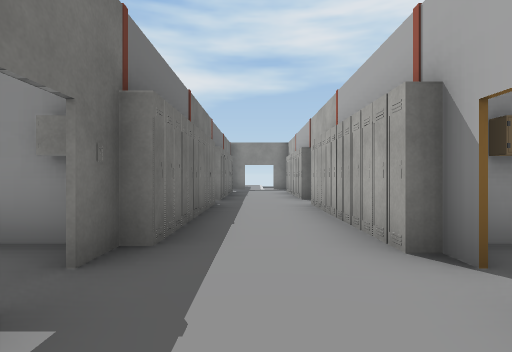
[1] (above)

24 first-person views from a walk through a scene from a Unity 3-D project. The camera is 1.2 m above the floor, looks level and sees 80° across. The floor is counted in squares, 2 m on a side. Each view is taken from the middle of a square. On the plan, view 1 faces up. The plan holds only what a view shows up to about 9 squares ahead; the rest is blank. The place goes on beyond the plan. Some animated figures are left out. Door leaves are left out, so doorways stand open. Some surface patterns are stand-ins.

[2]
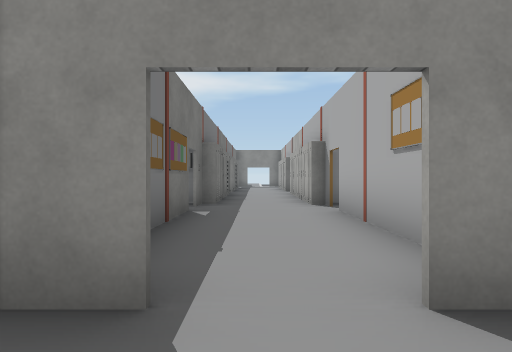

[3]
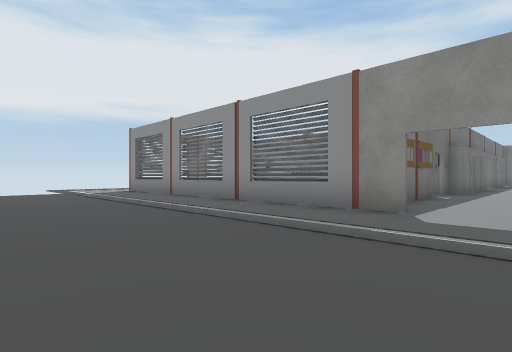

[4]
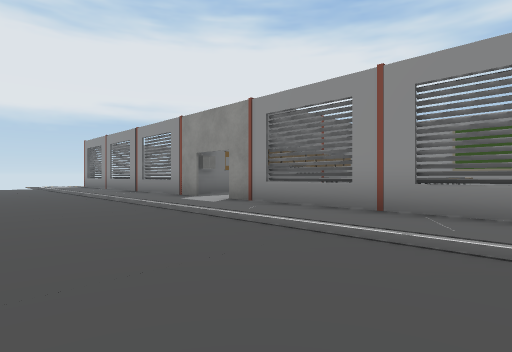

[5]
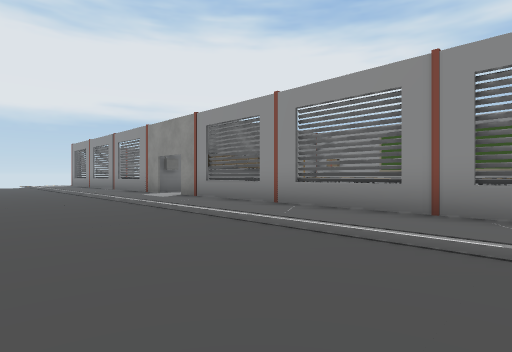

[6]
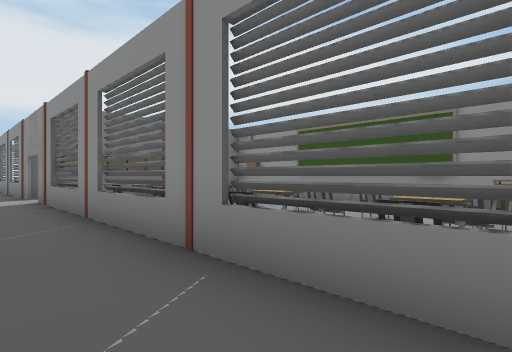

[7]
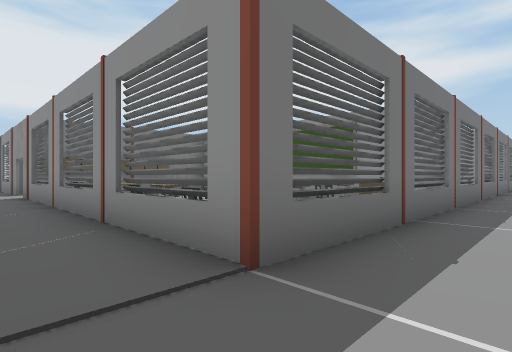

[8]
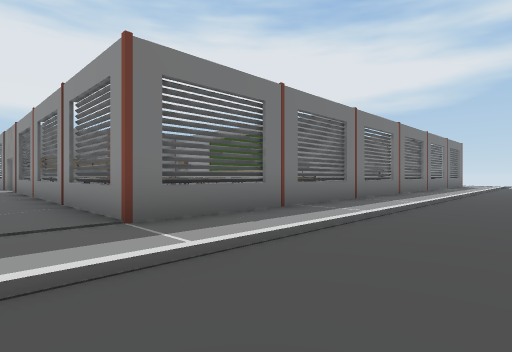

[9]
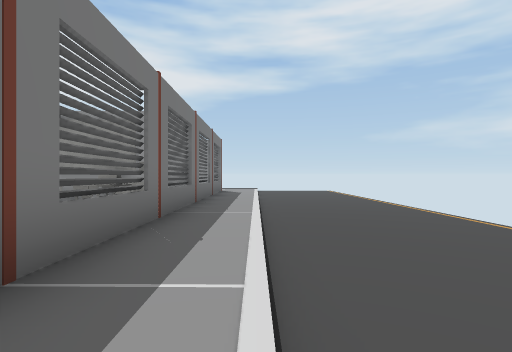

[10]
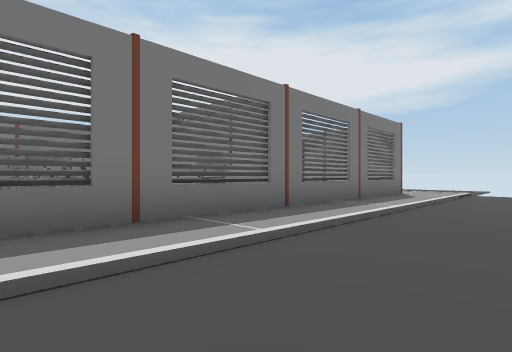

[11]
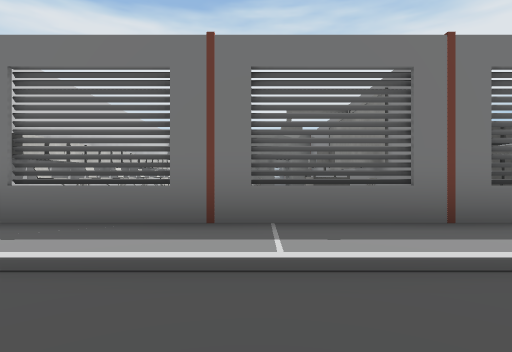

[12]
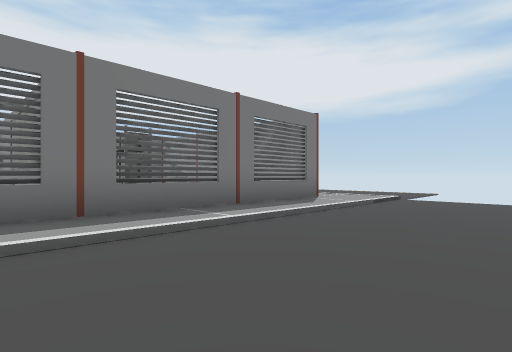

[13]
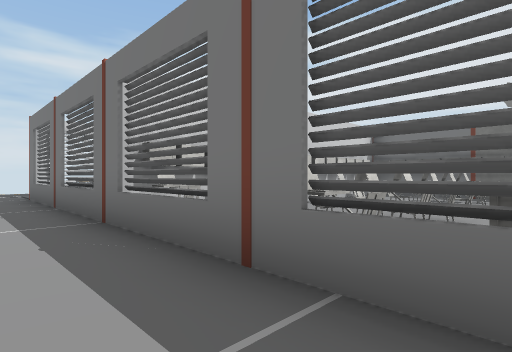

[14]
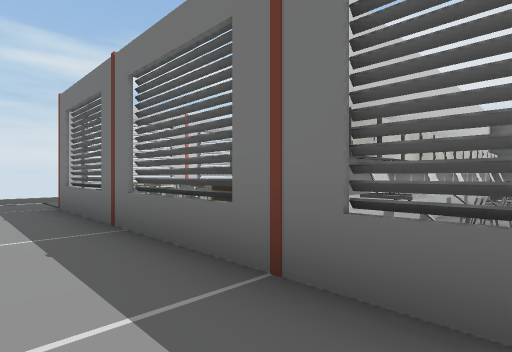

[15]
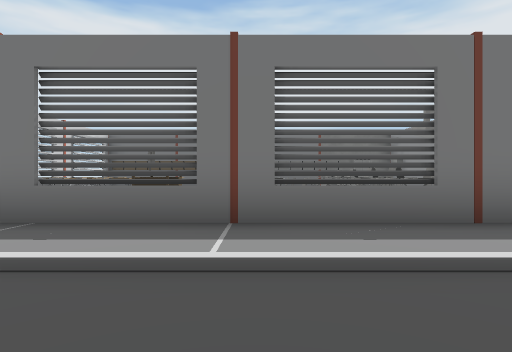

[16]
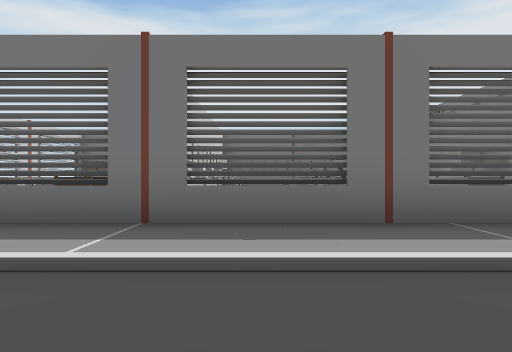

[17]
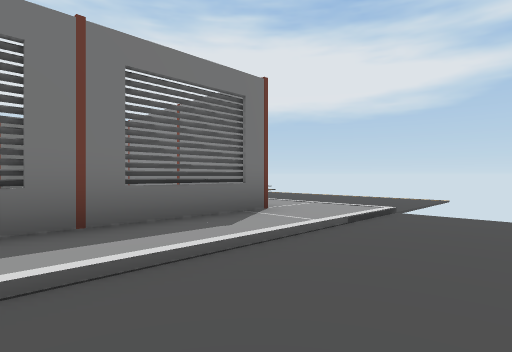

[18]
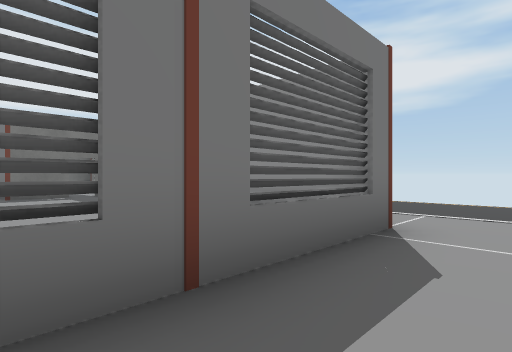

[19]
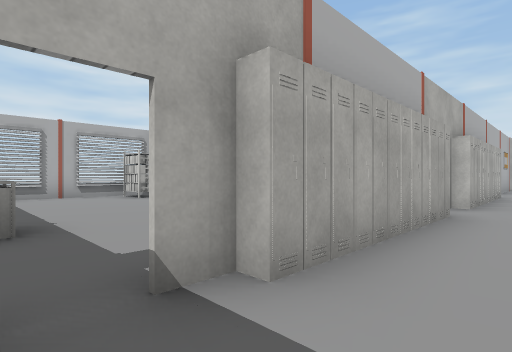

[20]
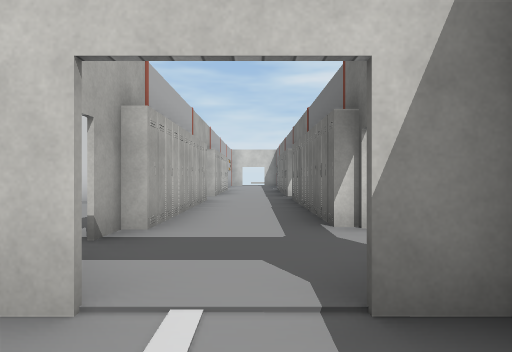

[21]
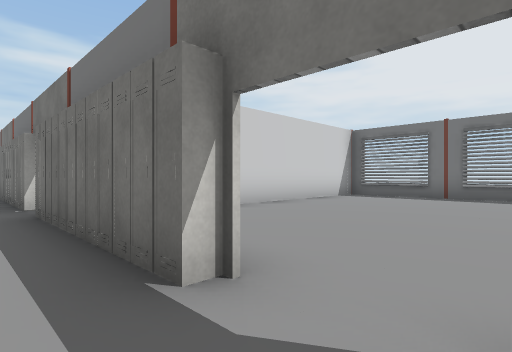

[22]
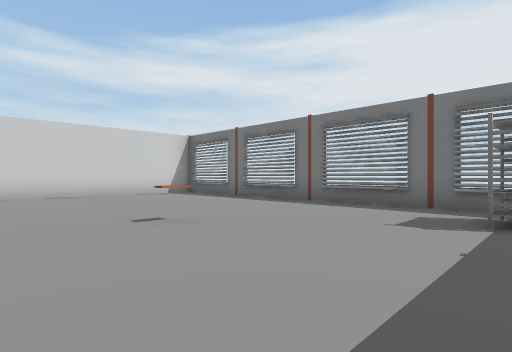

[23]
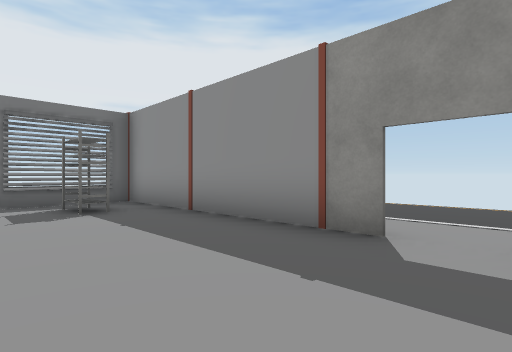

[24]
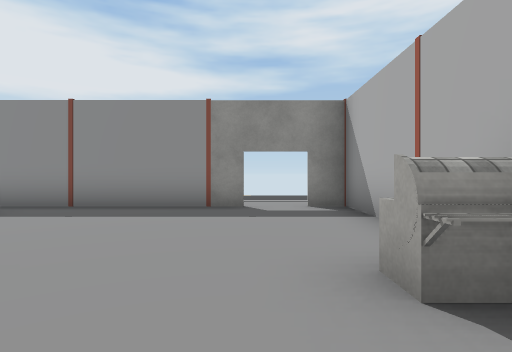

### Floor plan
Key: @ floor where view 1 was taken; # wall or solid block; . main floor; - floor 0.25 m lower than the main floor; / step, stairs or slope; D open door; = window, fence, low wall or low ledge; L locker; C chair; T table; M computer; R rack; O other object.
Columns run from 10 left of view 1 to 14 right of it. Each row starts with its distance up from view 1.
 23       --
 22       ---
 21       ---
 20       ...
 19  ######DD#
 18  =R......#        ---
 17  #.......#        ---
 16  #.......#        ---
 15  =......O#.        ///
 14  #...O...#D#  ######./--
 13  #.......D.D  T#   #./--
 12  =.......D.LD......=./---
 11  #.......L.L ......##/---
 10  =.......L.L .  ...#=/---
  9   ...... L.L .    RR./---
  8    ####  L.L ######O./---
  7          D.D  O    MT/---
  6          L.L.OOOOOCC./---
  5           .L.OOOOOOOC/---
  4          L.L.OO..OC#./---
  3          L.LL OOOOLC./--
  2          D.DD     T ./-
  1       O  O.DO OOOOCT./--
  0       O   @#OOOOOOCC#/--
 -1           .#OOOOOCCC=/--
 -2           .#OOOOOCCC./--
 -3    ##=#==#D#..#=...../--
 -4  /////////////////////--
 -5 ---------------------
 -6 ---------------------
 -7       ---------------

Where each view was taken, in squares from view 1:
view 1: 0 up, 0 right, facing up
view 2: 4 down, 0 right, facing up
view 3: 7 down, 1 right, facing up-left
view 4: 7 down, 6 right, facing up-left
view 5: 7 down, 8 right, facing up-left
view 6: 4 down, 9 right, facing up-left
view 7: 4 down, 11 right, facing up-left
view 8: 4 down, 13 right, facing up-left
view 9: 1 up, 11 right, facing up
view 10: 4 up, 13 right, facing up-left
view 11: 6 up, 13 right, facing left
view 12: 7 up, 14 right, facing up-left
view 13: 7 up, 11 right, facing down-left
view 14: 4 up, 11 right, facing down-left
view 15: 3 up, 13 right, facing left
view 16: 4 up, 13 right, facing left
view 17: 10 up, 13 right, facing up-left
view 18: 10 up, 11 right, facing up-left
view 19: 13 up, 0 right, facing down-right
view 20: 15 up, 0 right, facing down
view 21: 13 up, 0 right, facing down-left
view 22: 18 up, 3 left, facing down-left
view 23: 16 up, 2 left, facing up-left
view 24: 13 up, 3 left, facing up
